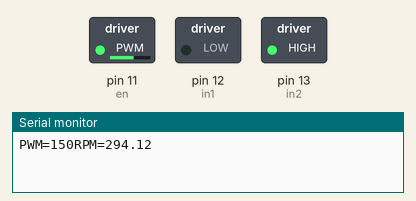
A sketch run on a simulated Arduino Uno, built with avr-gcc and run on an emulated ATmega328P. Parts: switched loads named in the sketch (green lamp = pin HIGH), the last lines printed to the serial monitor. At 81.0 s the program stops and its outputs stay as they are.

Above: at 0.1 s.
At 36.1 s:
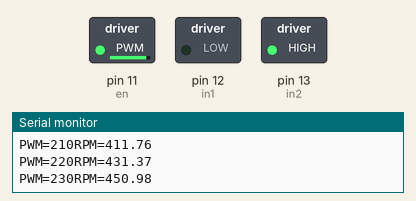
Timing chart, 0 to 37.6 s (numbered marks = the images above):
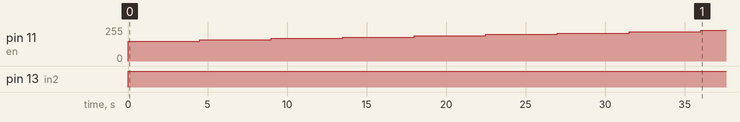

Measured:
- by itself, pin 11 (en): moves from 0/255 to 230/255 over 36.0 s
- by itself, pin 13 (in2): LOW → HIGH at 0.00 s

The sketch:

sketch_dec16a.ino
```cpp
//#include<LiquidCrystal.h> // header file to use the lcd display
#define RPM_MAX 500   //defined maximum rpm of the motor used.
float motor_speed=0;float duty_cycle=0;   //initial declarations
//float val;
int en=11;    //defines the various PWM values given to the driver IC (actually regulates the speed)
int in1=12;   //digital pins used to give power and isolates the motor from the controller.
int in2=13;   //if not isolated, the UNO board might heat up and break down.
//LiquidCrystal lcd(7,6,5,4,3,2);  //instantiation of lcd object
void setup() {
  // put your setup code here, to run once:
  pinMode(en,OUTPUT);
  pinMode(in1,OUTPUT);
  pinMode(in2,OUTPUT);
  digitalWrite(in1,LOW);
  digitalWrite(in2,LOW);    //initially the motor is in the OFF state
  //lcd.begin(16,2);   //initialization
  Serial.begin(9600);
}

void loop() {
  // put your main code here, to run repeatedly:
  digitalWrite(in1,LOW);        //turning the motor ON
  digitalWrite(in2,HIGH);
  for(int i=150;i<255;i+=10){
    analogWrite(en,i);
    Serial.print("PWM="+String(i));
    Serial.println("RPM="+String(display_speed((float)i)));
    //lcd.setCursor(0,0);
    //lcd.print("RPM="+String(display_speed((float)i)));  //displaying the rotations per minute in the serial monitor
    delay(4500);
    if(i>=230){ //detection of overspeeding
        //lcd.setCursor(0,0);
        Serial.println("Overspeeding...\nReducing Speed...");
        for(int j=230;j>=150;j-=10){      //reduction in speed begins
          analogWrite(en,j);
          //lcd.setCursor(0,1);
          Serial.print("PWM="+String(j));
          Serial.println("RPM : "+String(display_speed((float)j)));
          delay(4500);}//introduce delays to effectively observe the changes in the rotation of the motor
          exit(0);}
}
}
float display_speed(float pwm){       //utility program to calculate the speed of the motor in rotation
  duty_cycle=(pwm/255);
  motor_speed=duty_cycle*RPM_MAX;
  return motor_speed;
}
```
